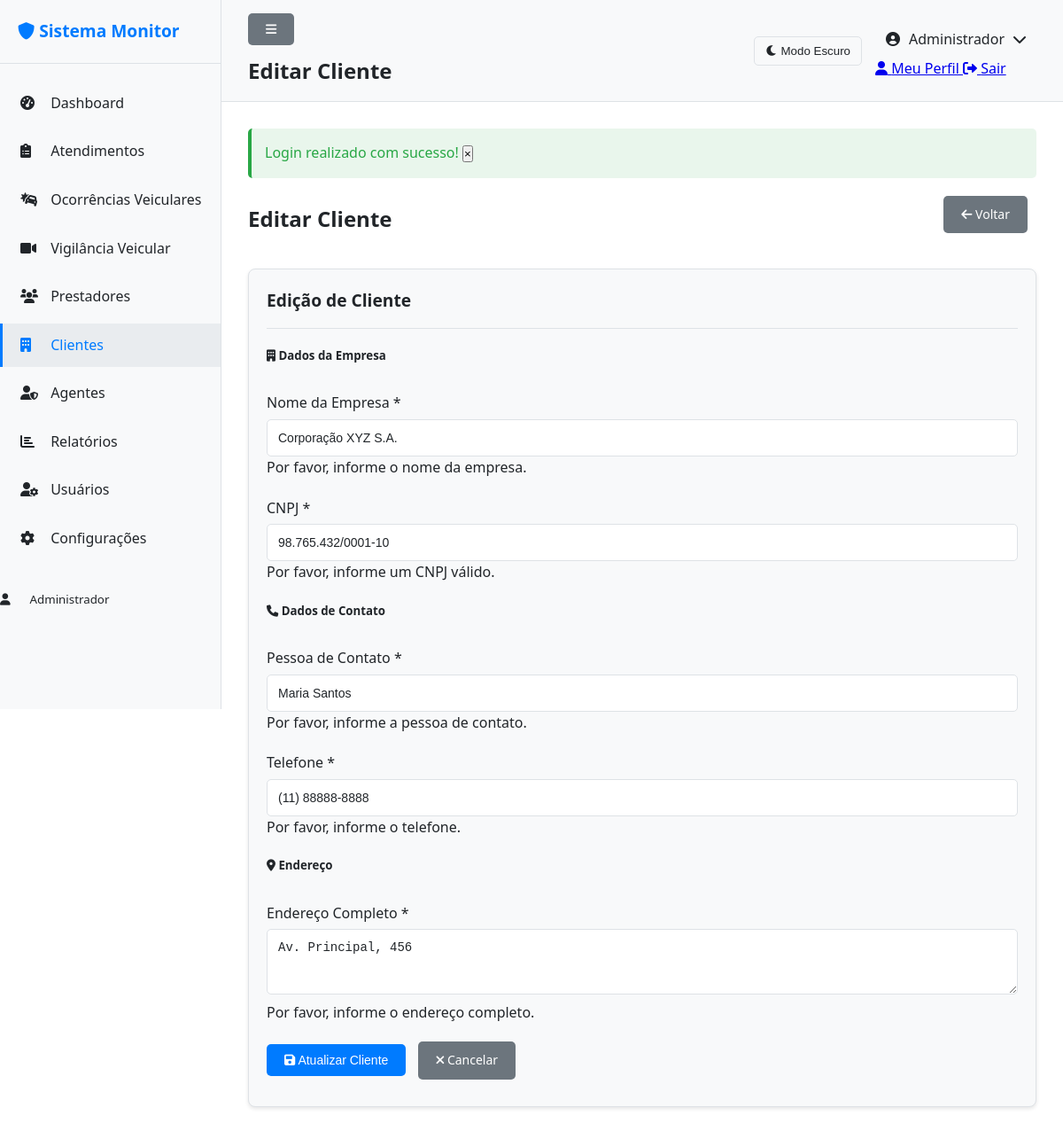
The app's page /index.php?page=clientes&action=edit&id=2 (signed in) with its own data.
### tables this page shows
CREATE TABLE IF NOT EXISTS clientes (
    id_cliente INT AUTO_INCREMENT PRIMARY KEY,
    nome_empresa VARCHAR(100),
    cnpj VARCHAR(18),
    contato VARCHAR(100),
    endereco VARCHAR(255),
    telefone VARCHAR(15)
);

### controllers/ClientesController.php (called while the page is built, shortened)
<?php
class ClientesController {
    public function edit() {
        $id = $_GET['id'] ?? 0;
        $cliente = new Cliente();
        $cliente->id_cliente = $id;
        if (!$cliente->readOne()) {
            flash_message('Cliente não encontrado', 'error');
            redirect('index.php?page=clientes');
        }
        include 'views/clientes/edit.php';
    }
}
?>

### models/Cliente.php (called while the page is built, shortened)
<?php
require_once 'config/database.php';
class Cliente {
    private $conn;
    private $table_name = "clientes";
    public $id_cliente;
    public function __construct() {
        $database = new Database();
        $this->conn = $database->getConnection();
    }
    public function readOne() {
        $query = "SELECT * FROM " . $this->table_name . " WHERE id_cliente = :id";
        $stmt = $this->conn->prepare($query);
        $stmt->bindParam(':id', $this->id_cliente);
        $stmt->execute();
        $row = $stmt->fetch(PDO::FETCH_ASSOC);
        if ($row) {
            $this->nome_empresa = $row['nome_empresa'];
            $this->cnpj = $row['cnpj'];
            $this->contato = $row['contato'];
            $this->endereco = $row['endereco'];
            $this->telefone = $row['telefone'];
            return true;
        }
        return false;
    }
}
?>

### config/database.php (called while the page is built, shortened)
<?php
class Database {
    private $host = 'localhost';
    private $db_name = 'informacoes_ocorrencias_veicular_2';
    private $username = 'root';
    private $password = '1234';
    public function getConnection() {
        $this->conn = null;
        try {
            $this->conn = new PDO("mysql:host=" . $this->host . ";dbname=" . $this->db_name,
                                $this->username, $this->password);
            $this->conn->exec("set names utf8");
            $this->conn->setAttribute(PDO::ATTR_ERRMODE, PDO::ERRMODE_EXCEPTION);
        } catch(PDOException $exception) {
            echo "Erro de conexão: " . $exception->getMessage();
        }
        return $this->conn;
    }
}
?>

### views/clientes/edit.php (the view, shortened to what this page needs)
<div class="d-flex justify-content-between align-items-center mb-3">
    <h2>Editar Cliente</h2>
    <a href="index.php?page=clientes" class="btn btn-secondary">
        <i class="fas fa-arrow-left"></i> Voltar
    </a>
</div>
<div class="card">
    <div class="card-header">
        <h3 class="card-title">Edição de Cliente</h3>
    </div>
    <div class="card-body">
        <form method="POST" class="needs-validation" novalidate>
            <div class="row">
                <div class="col-md-12">
                    <h5 class="mb-3"><i class="fas fa-building"></i> Dados da Empresa</h5>
                </div>
                <div class="col-md-8">
                    <div class="form-group">
                        <label for="nome_empresa" class="form-label">Nome da Empresa *</label>
                        <input type="text" id="nome_empresa" name="nome_empresa" class="form-control" value="<?php echo htmlspecialchars($cliente->nome_empresa); ?>" required>
                        <div class="invalid-feedback">Por favor, informe o nome da empresa.</div>
                    </div>
                </div>
                <div class="col-md-4">
                    <div class="form-group">
                        <label for="cnpj" class="form-label">CNPJ *</label>
                        <input type="text" id="cnpj" name="cnpj" class="form-control" data-mask="cnpj" value="<?php echo htmlspecialchars($cliente->cnpj); ?>" required>
                        <div class="invalid-feedback">Por favor, informe um CNPJ válido.</div>
                    </div>
                </div>
                <div class="col-md-12 mt-4">
                    <h5 class="mb-3"><i class="fas fa-phone"></i> Dados de Contato</h5>
                </div>
                <div class="col-md-6">
                    <div class="form-group">
                        <label for="contato" class="form-label">Pessoa de Contato *</label>
                        <input type="text" id="contato" name="contato" class="form-control" value="<?php echo htmlspecialchars($cliente->contato); ?>" required>
                        <div class="invalid-feedback">Por favor, informe a pessoa de contato.</div>
                    </div>
                </div>
                <div class="col-md-6">
                    <div class="form-group">
                        <label for="telefone" class="form-label">Telefone *</label>
                        <input type="text" id="telefone" name="telefone" class="form-control" data-mask="phone" value="<?php echo htmlspecialchars($cliente->telefone); ?>" required>
                        <div class="invalid-feedback">Por favor, informe o telefone.</div>
                    </div>
                </div>
                <div class="col-md-12 mt-4">
                    <h5 class="mb-3"><i class="fas fa-map-marker-alt"></i> Endereço</h5>
                </div>
                <div class="col-md-12">
                    <div class="form-group">
                        <label for="endereco" class="form-label">Endereço Completo *</label>
                        <textarea id="endereco" name="endereco" class="form-control" rows="3" required placeholder="Rua, número, bairro, cidade, estado, CEP"><?php echo htmlspecialchars($cliente->endereco); ?></textarea>
                        <div class="invalid-feedback">Por favor, informe o endereço completo.</div>
                    </div>
                </div>
            </div>
            <div class="mt-4">
                <button type="submit" class="btn btn-primary">
                    <i class="fas fa-save"></i> Atualizar Cliente
                </button>
                <a href="index.php?page=clientes" class="btn btn-secondary">
                    <i class="fas fa-times"></i> Cancelar
                </a>
            </div>
        </form>
    </div>
</div>
<?php
include 'views/layout.php';
?>

### assets/css/style.css (style rules this page uses)
:root { --bg-primary: #ffffff; --bg-secondary: #f8f9fa; --bg-tertiary: #e9ecef; --text-primary: #212529; --text-secondary: #6c757d; --accent-primary: #007bff; --accent-secondary: #0056b3; --border-color: #dee2e6; --shadow: rgba(0, 0, 0, 0.1); --success: #28a745; --warning: #ffc107; --danger: #dc3545; --info: #17a2b8; }
* { margin: 0; padding: 0; box-sizing: border-box; }
body { font-family: 'Segoe UI', Tahoma, Geneva, Verdana, sans-serif; background-color: var(--bg-primary); color: var(--text-primary); line-height: 1.6; transition: all 0.3s ease; }
.card { background-color: var(--bg-secondary); border: 1px solid var(--border-color); border-radius: 8px; padding: 20px; margin-bottom: 20px; box-shadow: 0 2px 4px var(--shadow); transition: all 0.3s ease; }
.card-header { border-bottom: 1px solid var(--border-color); padding-bottom: 15px; margin-bottom: 20px; }
.card-title { font-size: 1.2rem; color: var(--text-primary); margin: 0; }
.form-group { margin-bottom: 20px; }
.form-label { display: block; margin-bottom: 5px; color: var(--text-primary); font-weight: 500; }
.form-control { width: 100%; padding: 12px; border: 1px solid var(--border-color); border-radius: 5px; background-color: var(--bg-primary); color: var(--text-primary); font-size: 14px; transition: all 0.3s ease; }
.btn { display: inline-block; padding: 10px 20px; border: none; border-radius: 5px; text-decoration: none; text-align: center; cursor: pointer; font-size: 14px; font-weight: 500; transition: all 0.3s ease; margin-right: 10px; margin-bottom: 10px; }
.btn-primary { background-color: var(--accent-primary); color: white; }
.btn-secondary { background-color: var(--text-secondary); color: white; }
.mb-3 { margin-bottom: 30px; }
.d-flex { display: flex; }
.justify-content-between { justify-content: space-between; }
.align-items-center { align-items: center; }

### records on screen
clientes: nome_empresa "Corporação XYZ S.A.", cnpj "98.765.432/0001-10", contato "Maria Santos", telefone "(11) 88888-8888", endereco "Av. Principal, 456"

### other values on screen
$page_title "Editar Cliente"
$_SESSION['user_name'] "Administrador"
$flash['message'] "Login realizado com sucesso!"
